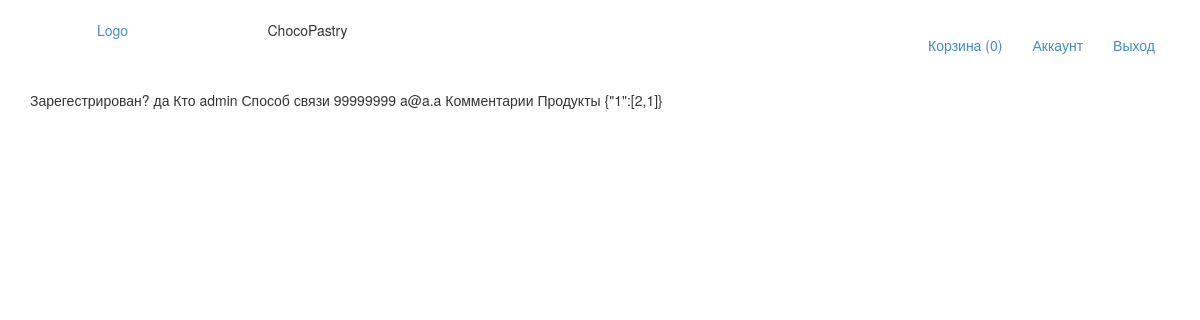
The app's page /cart/listOrder (signed in), older data.
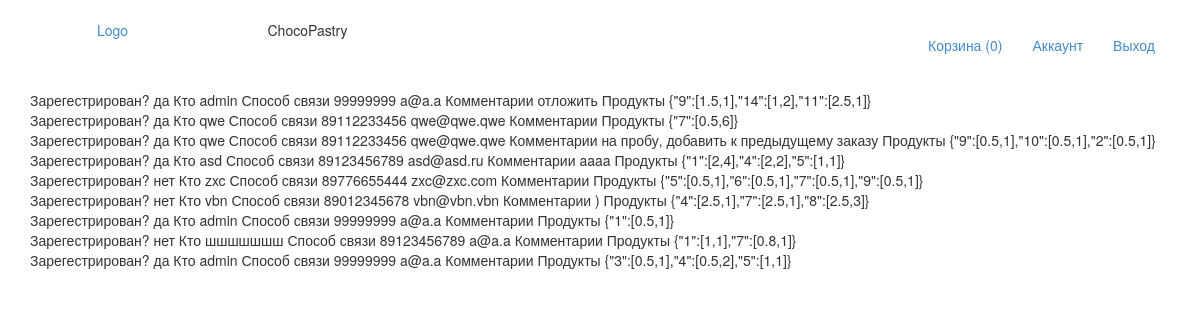
The same page, newer data.
### tables this page shows
CREATE TABLE `product_order` (
  `id` int(11) NOT NULL,
  `user_name` varchar(255) NOT NULL COMMENT 'имя пользователя',
  `user_phone` varchar(255) DEFAULT NULL COMMENT 'номер телефона',
  `user_email` varchar(255) DEFAULT NULL COMMENT 'E-mail пользователя',
  `user_comment` text NOT NULL COMMENT 'комментарий',
  `user_id` int(11) DEFAULT NULL,
  `date` timestamp NOT NULL DEFAULT CURRENT_TIMESTAMP COMMENT 'дата',
  `products` text NOT NULL COMMENT 'продукт (id товара; вес: кол-во)',
  `status` int(11) NOT NULL DEFAULT '1' COMMENT 'статус заказа'
);

### config/routes.php (called while the page is built)
<?php
return array(
    'cart/setAjax/([0-9]+)-([0-9]+[.]?[0-9]?)-([0-9]+)' => 'cart/setAjax/$1/$2/$3',
    'cart/listOrder'=>'cart/list',
    'cart' => 'cart/index',
    'office' => 'office/index',
    'user/logout' => 'user/logout',
    'user/login' => 'user/login',
    '([0-9]+)' => 'site/index/$1',
    '[^0-9]*' => 'site/index'
);

### controllers/CartController.php (called while the page is built, shortened)
<?php
class CartController
{
    public function actionList()
    {
        $orderList = Order::list();
        require_once(ROOT . '/views/cart/list.php');
        return true;
    }
}

### index.php (called while the page is built, shortened)
<?php
$router = new Router();
$router->run();

### models/Cart.php (called while the page is built, shortened)
<?php
class Cart
{
    public static function countItem()
    {
        if (isset($_SESSION['products'])) {
            $count = 0;
            foreach ($_SESSION['products'] as $id => [, $quantity]) {
                $count = $count + $quantity;
            }
            return $count;
        } else {
            return 0;
        }
    }
}

### models/User.php (called while the page is built, shortened)
<?php
class User
{
    public static function isGuest()
    {
        if (isset($_SESSION['user'])) {
            return false;
        }
        return true;
    }
}

### models/Order.php (called while the page is built, shortened)
<?php
class Order
{
    public static function list()
    {
        global $_DB;
        $sql = 'SELECT * FROM product_order'
            . ' WHERE status = 1'
            . ' ORDER BY date';
        $result = $_DB->query($sql);
        $result->setFetchMode(PDO::FETCH_ASSOC);
        $result = $result->fetchAll();
        return $result;
    }
}

### views/cart/list.php (the view)
<?php include(ROOT . '/views/layouts/header.php'); ?>
    <div class="container">
        <? foreach ($orderList as $order): ?>
            Зарегестрирован?
            <?= $order['user_id'] ? 'да' : 'нет' ?>
            Кто
            <?= $order['user_name'] ?>
            Способ связи
            <?= $order['user_phone'] ?>
            <?= $order['user_email'] ?>
            Комментарии
            <?= $order['user_comment'] ?>
            Продукты
            <?= $order['products'] ?>
            <br>
        <? endforeach; ?>
    </div>
<?php include(ROOT . '/views/layouts/footer.php'); ?>

### components/Router.php (shortened to what this page needs)
<?php
class Router
{
    private $routes;
    public function __construct()
    {
        $routesPath = ROOT . '/config/routes.php';
        $this->routes = include($routesPath);
    }
    private function getURI()
    {
        if (!empty($_SERVER['REQUEST_URI'])) {
            return trim($_SERVER['REQUEST_URI'], '/');
        }
    }
    public function run()
    {
        $uri = $this->getURI();
        foreach ($this->routes as $uriPattern => $path) {
            if (preg_match("~$uriPattern~", $uri)) {
                $internalRoute = preg_replace("~$uriPattern~", $path, $uri);
                $segments = explode('/', $internalRoute);
                $controllerName = array_shift($segments) . 'Controller';
                $actionName = 'action' . ucfirst(array_shift($segments));
                $parameters = $segments;
                $controllerObject = new $controllerName;
                $result = call_user_func_array(array($controllerObject, $actionName), $parameters);
                if ($result != null) {
                    break;
                }
            }
        }
    }
}

### views/layouts/header.php (shortened to what this page needs)
<!doctype html>
<html lang="ru">
<head>
    <link href="/template/css/bootstrap.min.css" rel="stylesheet">
    <link href="/template/css/header.css" rel="stylesheet">
    <link rel="stylesheet" href="/template/css/mian.css">
</head>
<body>
<div class="container header">
    <div class="row text-center">
        <div class="col-xs-12 col-sm-2 "><a href="/">Logo</a></div>
        <div class="col-xs-12 col-sm-2 ">ChocoPastry</div>
        <div class="col-xs-12 col-sm-8 ">
            <div class="pull-right">
                <ul class="nav navbar-nav">
                    <li><a href="/cart">
                            Корзина (<span id="cart-count"><?= Cart::countItem(); ?></span>)
                        </a></li>
                    <?php if (User::isGuest()): ?>
                        <li><a onclick="inlog()" href="/user/login"> Вход</a></li>
                    <?php else: ?>
                        <li><a href="/office"> Аккаунт</a></li>
                        <li><a onclick="outlog()" href="/user/logout"> Выход</a></li>
                    <?php endif; ?>
                </ul>
            </div>
        </div>
    </div>
</div>

### views/layouts/footer.php
</body>
</html>

### template/css/header.css (style rules this page uses)
.header { margin: 0 auto 20px auto; padding-top: 20px; }

Row changes from the older to the newer data that the page shows:
removed product_order: shows "да", user_name "admin", user_phone "99999999", user_email "a@a.a", products "{\"1\":[2,1]}"
added product_order: shows "да", user_name "admin", user_phone "99999999", user_email "a@a.a", user_comment "отложить", products "{\"9\":[1.5,1],\"14\":[1,2],\"11\":[2.5,1]}"
added product_order: shows "да", user_name "qwe", user_phone "89112233456", user_email "qwe@qwe.qwe", products "{\"7\":[0.5,6]}"
added product_order: shows "да", user_name "qwe", user_phone "89112233456", user_email "qwe@qwe.qwe", user_comment "на пробу, добавить к предыдущему заказу", products "{\"9\":[0.5,1],\"10\":[0.5,1],\"2\":[0.5,1]}"
added product_order: shows "да", user_name "asd", user_phone "89123456789", user_email "asd@asd.ru", user_comment "aaaa", products "{\"1\":[2,4],\"4\":[2,2],\"5\":[1,1]}"
added product_order: shows "нет", user_name "zxc", user_phone "89776655444", user_email "zxc@zxc.com", products "{\"5\":[0.5,1],\"6\":[0.5,1],\"7\":[0.5,1],\"9\":[0.5,1]}"
added product_order: shows "нет", user_name "vbn", user_phone "89012345678", user_email "vbn@vbn.vbn", user_comment ")", products "{\"4\":[2.5,1],\"7\":[2.5,1],\"8\":[2.5,3]}"
added product_order: shows "да", user_name "admin", user_phone "99999999", user_email "a@a.a", products "{\"1\":[0.5,1]}"
added product_order: shows "нет", user_name "шшшшшшш", user_phone "89123456789", user_email "a@a.a", products "{\"1\":[1,1],\"7\":[0.8,1]}"
added product_order: shows "да", user_name "admin", user_phone "99999999", user_email "a@a.a", products "{\"3\":[0.5,1],\"4\":[0.5,2],\"5\":[1,1]}"
